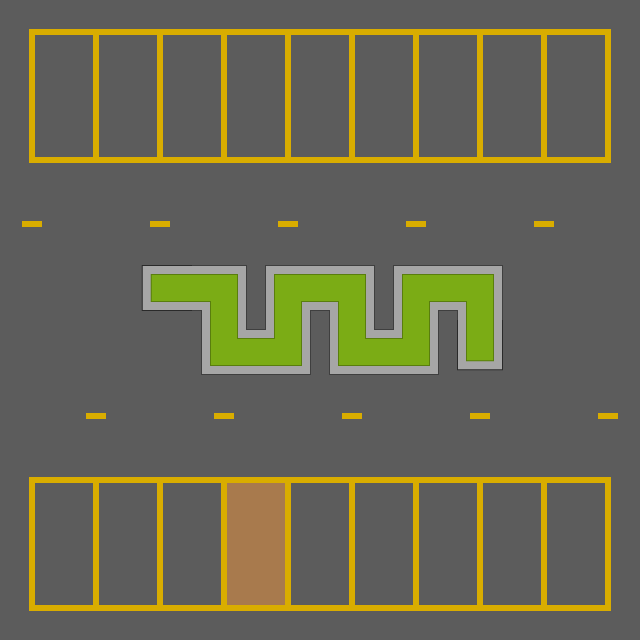

Tiled map render using the project's own tile images. Description and the map definition, with tile-layer contents summarised, below:
An orthogonal 10x10 tile map with 64x64 px tiles, 2 tile layers (background, decor), 2 tilesets and 22 objects.

<map version="1.10" tiledversion="1.11.2" orientation="orthogonal" renderorder="right-down" width="10" height="10" tilewidth="64" tileheight="64" infinite="0" nextlayerid="12" nextobjectid="122">
 <tileset firstgid="1" source="../tilesets/decorations.tsx" />
 <tileset firstgid="170" source="../tilesets/cars.tsx" />
 <layer id="2" name="background" width="10" height="10">
  <data>[100 cells, 100 non-empty, 21 distinct tile ids]</data>
 </layer>
 <layer id="11" name="decor" width="10" height="10">
  <data>[100 cells, 12 non-empty, 11 distinct tile ids]</data>
 </layer>
 <objectgroup id="5" name="cars">
  <object id="104" gid="203" x="295.502" y="511.273" width="58" height="122" rotation="345.746" />
  <object id="105" gid="178" x="100.595" y="607.97" width="58" height="122" />
  <object id="106" gid="186" x="84.8463" y="474.967" width="58" height="122" rotation="171.977" />
  <object id="107" gid="194" x="329.952" y="597.315" width="58" height="122" rotation="9.12042" />
  <object id="108" gid="170" x="546.935" y="493.645" width="58" height="122" rotation="178.72" />
  <object id="109" gid="202" x="548.46" y="599.662" width="58" height="122" />
  <object id="111" gid="186" x="502.389" y="370.066" width="58" height="122" />
  <object id="112" gid="203" x="395.737" y="202.898" width="58" height="122" rotation="84.6766" />
  <object id="113" gid="202" x="389.844" y="262.447" width="58" height="122" rotation="275.457" />
  <object id="114" gid="178" x="136.939" y="208.095" width="58" height="122" rotation="83.3978" />
  <object id="115" gid="194" x="622.482" y="117.504" width="58" height="122" rotation="284.468" />
  <object id="116" gid="202" x="374.719" y="65.8605" width="58" height="122" rotation="80.9296" />
  <object id="118" gid="186" x="254.647" y="62.7734" width="58" height="122" rotation="91.9376" />
  <object id="119" gid="170" x="127.659" y="59.9593" width="58" height="122" rotation="91.74" />
  <object id="120" gid="194" x="22.0692" y="113.439" width="58" height="122" rotation="17.0323" />
  <object id="121" gid="186" x="103.791" y="384.263" width="58" height="122" rotation="346.294" />
 </objectgroup>
 <objectgroup id="9" name="collision" visible="0">
  <object id="11" gid="104" x="142.25" y="310" width="103.5" height="44.25" />
  <object id="12" gid="104" x="264.75" y="309.625" width="109" height="44" />
  <object id="13" gid="104" x="393.5" y="309.625" width="108.25" height="43.75" />
  <object id="14" gid="104" x="200.833" y="374" width="109" height="44" />
  <object id="15" gid="104" x="329.583" y="374" width="108.25" height="43.75" />
  <object id="16" gid="104" x="457.875" y="370.125" width="44.25" height="43.75" />
 </objectgroup>
</map>
